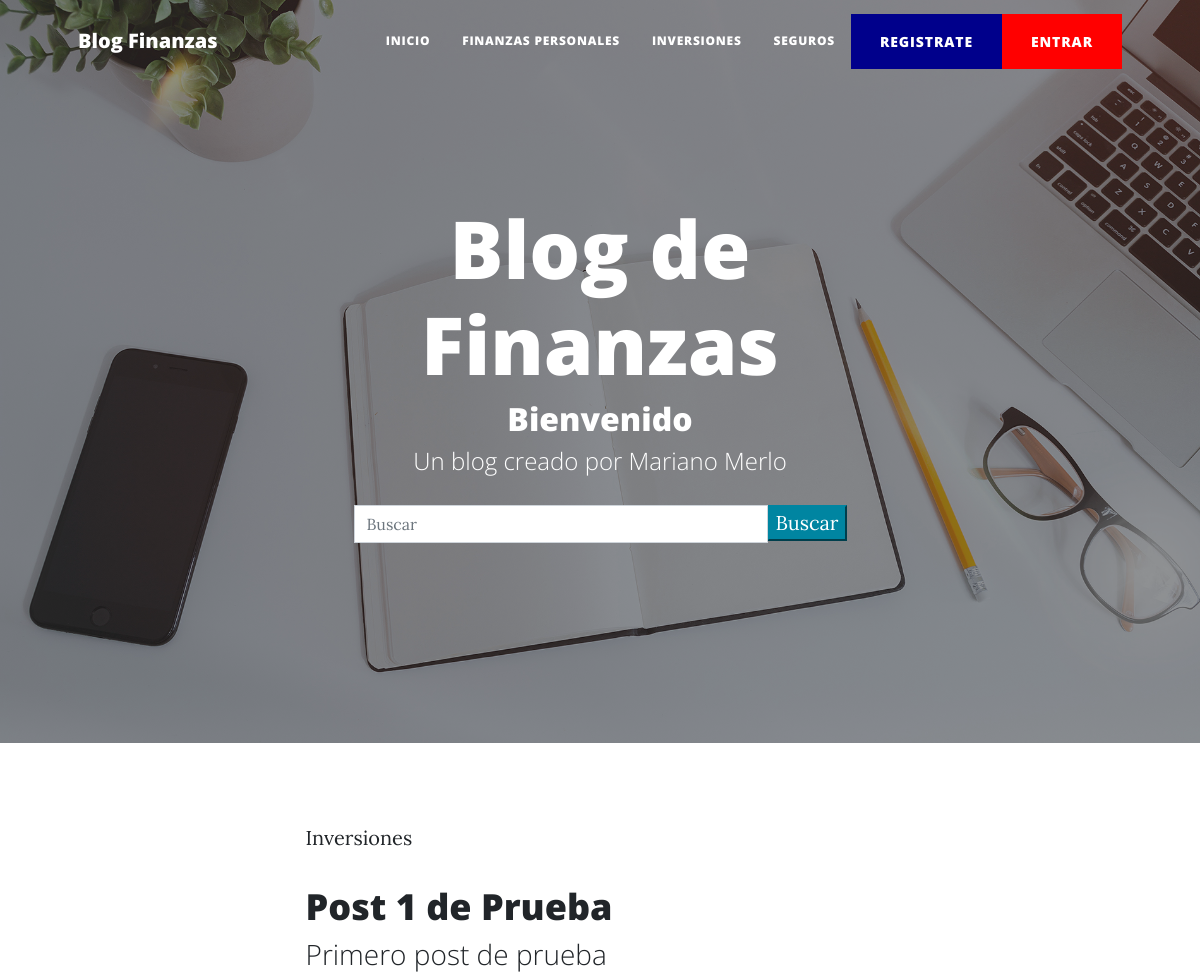
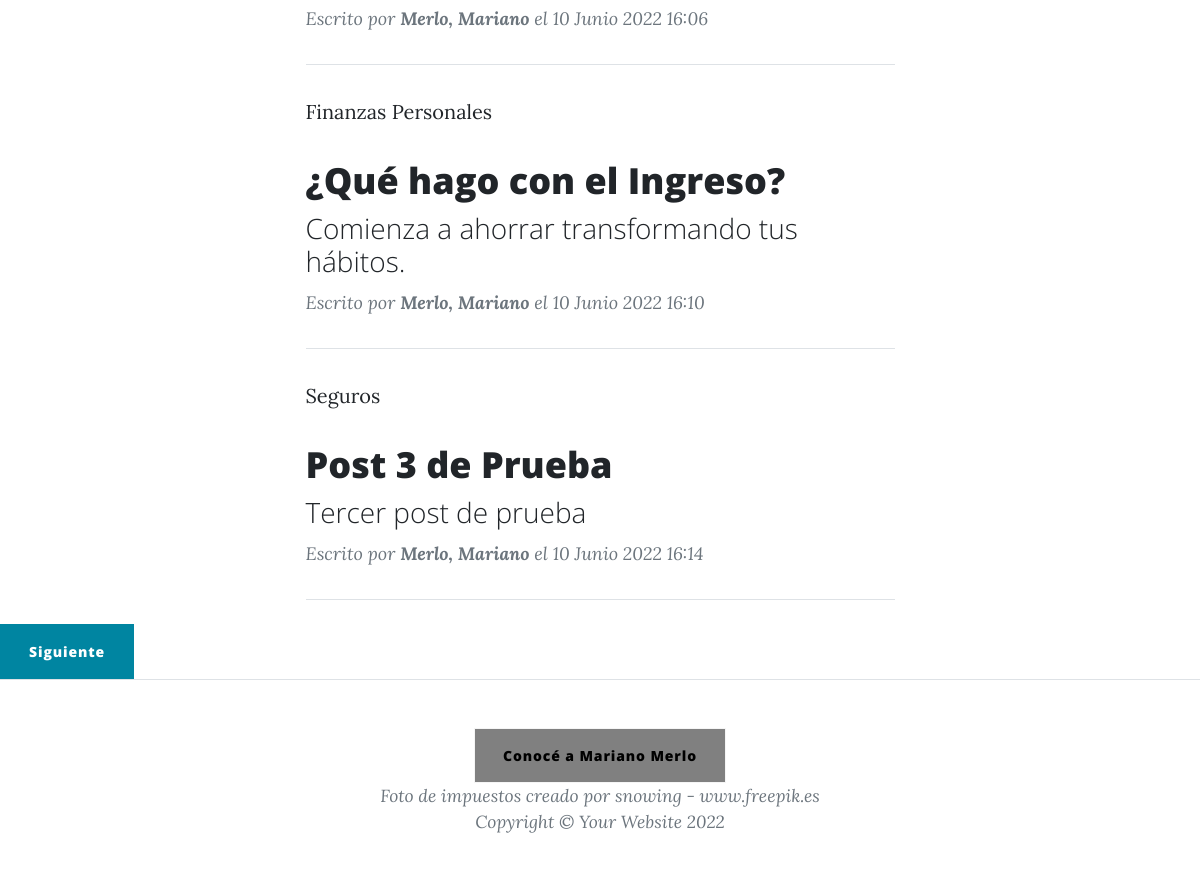
Page /AppBlog/ on the committed database (2 pictures, top to bottom).
### AppBlog/models.py (models this page shows, shortened)
class Post(models.Model):
    titulo = models.CharField('Título', max_length = 90, null = False, blank = False)
    slug = models.CharField('Slug', max_length = 100, null = False, blank = False)
    subtitulo = models.CharField('Subtítulo', max_length = 110, null = False, blank = False)
    cuerpo = RichTextField('Cuerpo', blank = False, null = False)
    imagen = models.URLField(max_length = 1100, null = False, blank = False)
    autor = models.ForeignKey(Autor, on_delete = models.CASCADE)
    categoria = models.ForeignKey(Categoria, on_delete = models.CASCADE)
    estado = models.BooleanField('Publicado/No Publicado', default = True)
    fecha_creacion = models.DateTimeField('Fecha de Creación', auto_now = False, auto_now_add = True)
    class Meta:
        verbose_name = 'Post'
        verbose_name_plural = 'Posts'

class Categoria(models.Model):
    nombre = models.CharField('Nombre de la Categoría', max_length = 100, null = False, blank = False)
    fecha_creacion = models.DateTimeField('Fecha de Creación', auto_now = False, auto_now_add = True)
    estado = models.BooleanField('Categoría Activa/No Activa', default = True)
    class Meta:
        verbose_name = 'Categoría'
        verbose_name_plural = 'Categorías'
    def __str__(self):
        return self.nombre

class Autor(models.Model):
    nombre = models.CharField('Nombre del Autor', max_length = 255, null = False, blank = False)
    apellido = models.CharField('Apellido del Autor', max_length = 255, null = False, blank = False)
    email = models.EmailField('Email', max_length = 255, null = False, blank = False)
    fecha_creacion = models.DateTimeField('Fecha de Creación', auto_now = False, auto_now_add = True)
    estado = models.BooleanField('Autor Activo/No Activo', default = True)
    class Meta:
        verbose_name = 'Autor'
        verbose_name_plural = 'Autores'
    def __str__(self):
        return self.apellido + ', ' + self.nombre

### AppBlog/views.py (the view)
# urls.py: path('', inicio, name = 'inicio'),
def inicio(request):
    queryset = request.GET.get("buscar")
    posts = Post.objects.filter(estado = True)
    if queryset:
        posts = Post.objects.filter(Q(titulo__icontains = queryset) | Q(subtitulo__icontains = queryset)).distinct()
    paginator = Paginator(posts, 3)
    page = request.GET.get('page')
    posts = paginator.get_page(page)
    return render(request, 'AppBlog/inicio.html', {'posts': posts})

### AppBlog/templates/AppBlog/inicio.html
{% extends 'AppBlog/padre.html' %}
{% load static %}
{% block título %}
<h1>Blog de Finanzas</h1>
<h2>Bienvenido</h2>
<span class="subheading">Un blog creado por Mariano Merlo</span>
{% endblock %}

### AppBlog/templates/AppBlog/padre.html (shortened to what this page needs)
<!DOCTYPE html>
<html lang="en">
    <head>
        {% load static %}
        <link href="{% static 'AppBlog/css/styles.css' %}" rel="stylesheet" />
    </head>
    <body>
        <nav class="navbar navbar-expand-lg navbar-light" id="mainNav">
            <div class="container px-4 px-lg-5">
                <a class="navbar-brand" href="{% url 'inicio' %}">Blog Finanzas</a>
                <div class="collapse navbar-collapse" id="navbarResponsive">
                    <ul class="navbar-nav ms-auto py-4 py-lg-0">
                        <li class="nav-item"><a class="nav-link px-lg-3 py-3 py-lg-4" href="{% url 'inicio' %}">Inicio</a></li>
                        <li class="nav-item"><a class="nav-link px-lg-3 py-3 py-lg-4" href="{% url 'finanzaspersonales' %}">Finanzas Personales</a></li>
                        <li class="nav-item"><a class="nav-link px-lg-3 py-3 py-lg-4" href="{% url 'inversiones' %}">Inversiones</a></li>
                        <li class="nav-item"><a class="nav-link px-lg-3 py-3 py-lg-4" href="{% url 'seguros' %}">Seguros</a></li>
                        <div class="collapse navbar-collapse" id="navbarResponsive">
                            <ul class="navbar-nav ms-auto py-4 py-lg-0">
                                {% if not request.user.is_register %}
                                <li class="nav-item"><a class="btn btn-primary" style="background-color: darkblue; border-color: darkblue" href="{% url 'registro' %}">REGISTRATE</a></li>
                                {% endif %}
                                {% if not request.user.is_authenticated %}
                                <li class="nav-item"><a class="btn btn-primary" style="background-color: red; border-color: red" href="{% url 'login' %}">ENTRAR</a></li>
                                {% else %}
                                <li class="nav-item"><p>Hola {{user}}</p></li>
                                <li class="nav-item"><a class="btn" href="{% url 'detallePerfil' %}">Ver Perfil</a></li>
                                <li class="nav-item"><a class="btn btn-primary" href="{% url 'logout' %}">SALIR</a></li>
                                {% endif %}
                            </ul>
                        </div>
                    </ul>
                </div>
            </div>
        </nav>
        <header class="masthead" style="background-image: url({% block imagen %} {% static 'AppBlog/assets/img/home-bg.jpg' %} {% endblock %})">
            <div class="container position-relative px-4 px-lg-5">
                <div class="row gx-4 gx-lg-5 justify-content-center">
                    <div class="col-md-10 col-lg-8 col-xl-7">
                        <div class="site-heading">
                            {% block título %}
                            {% endblock %}
                            <br>
                            {% block busqueda %}
                            <div class="container">
                                <div class="row">
                                    <div class="col-md-12 search">
                                        <form method="get">
                                            <div id="custom-search-input">
                                                <div class="input-group col-md-12">
                                                    <input type="text" class="form-control" placeholder="Buscar" name="buscar" value="{{ request.GET.buscar }}">
                                                    <span class="input-group-list">
                                                        <button type="submit" class="boton btn-primary">Buscar</button>
                                                    </span>
                                                </div>
                                            </div>
                                        </form>
                                    </div>
                                </div>
                            </div>
                            {% endblock %}
                        </div>
                    </div>
                </div>
            </div>
        </header>
        <div class="container px-4 px-lg-5">
            <div class="row gx-4 gx-lg-5 justify-content-center">
                <div class="col-md-10 col-lg-8 col-xl-7">
                    {% block post %}
                    {% if posts %}
                    {% for post in posts %}
                        <div class="post-preview">
                            <a href="{% url 'detallePost' post.slug %}">
                                <p class="post-meta">
                                    {{ post.categoria }}
                                </p>
                                <h2 class="post-title">
                                    {{ post.titulo }}
                                </h2>
                                <h3 class="post-subtitle">
                                    {{ post.subtitulo }}
                                </h3>
                            </a>
                            <p class="post-meta">
                                Escrito por
                                <strong>{{ post.autor }}</strong>
                                el {{ post.fecha_creacion }}
                            </p>
                        </div>
                        <hr class="my-4" />
                    {% endfor %}
                    {% else %}
                    <h1>No hay posts publicados</h1>
                    {% endif %}
                    {% endblock %}
                </div>
            </div>
        </div>
        <div class="row">
            <div class="col-md-12 col-lg-12 col-sm-12 col-xs-12">
                <div class="col-md-6 col-sm-6 col-lg-6 col-xs-6 float-right">
                    {% if posts.has_next %}
                        <div class="clearfix">
                            <a href="?page={{ posts.next_page_number }}" class="btn btn-primary float-right">Siguiente</a>
                        </div>
                    {% endif %}
                </div>
            </div>
        </div>
        <footer class="border-top">
            <div class="container px-4 px-lg-5">
                <div class="row gx-4 gx-lg-5 justify-content-center">
                    <div class="col-md-10 col-lg-8 col-xl-7">
                        <div class="text-center text-muted">
                            <a class="btn btn-primary" style="background-color: gray ; border-color: whitesmoke; color: black;" href="{% url 'aboutme' %}">Conocé a Mariano Merlo</a>
                        </div>
                        <div class="small text-center text-muted fst-italic" href='https://www.freepik.es/fotos/impuestos'>Foto de impuestos creado por snowing - www.freepik.es</div>
                        <div class="small text-center text-muted fst-italic">Copyright &copy; Your Website 2022</div>
                    </div>
                </div>
            </div>
        </footer>
    </body>
</html>

### rows in the picture
Post: categoria "Inversiones", titulo "Post 1 de Prueba", subtitulo "Primero post de prueba", autor "Merlo, Mariano", fecha_creacion "10 Junio 2022 16:06"
Post: categoria "Finanzas Personales", titulo "¿Qué hago con el Ingreso?", subtitulo "Comienza a ahorrar transformando tus hábitos.", autor "Merlo, Mariano", fecha_creacion "10 Junio 2022 16:10"
Post: categoria "Seguros", titulo "Post 3 de Prueba", subtitulo "Tercer post de prueba", autor "Merlo, Mariano", fecha_creacion "10 Junio 2022 16:14"
